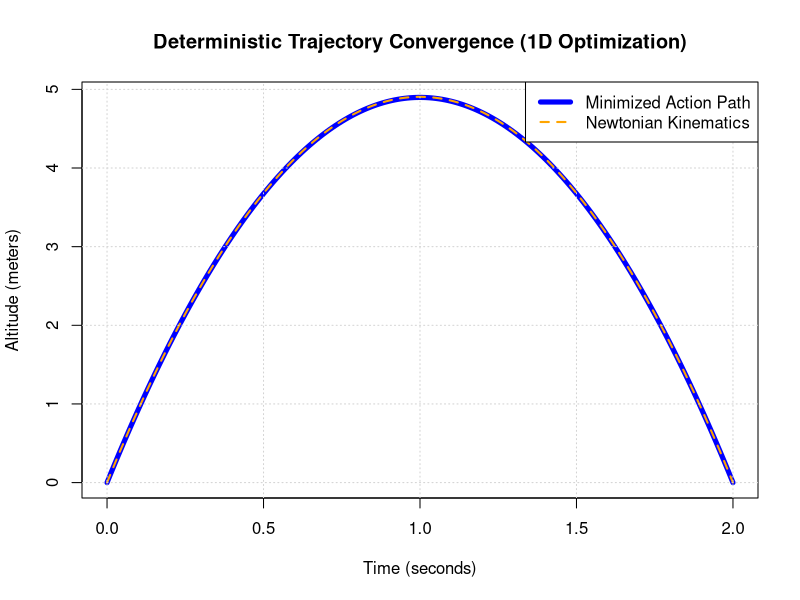
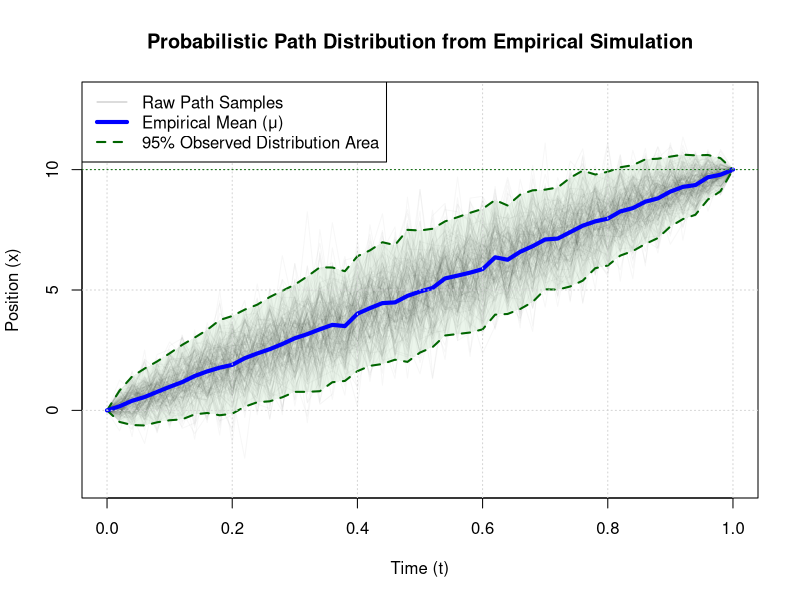

Here is the R script that generated these plots, in order:
## ---- chunk 1
set.seed(42)

# 1. Physics Parameters
m <- 1.0     # Missile mass (kg)
g <- 9.81    # Gravity (m/s^2)
t_max <- 2   # Total flight time (seconds)
vx <- 10     # Fixed horizontal velocity (travels 20m in 2 seconds)

# 2. Action Cost Function
calculate_action <- function(k) {
  dt <- 0.001
  t <- seq(0, t_max, by = dt)
  
  # Parametric path shape controlled by k
  y <- k * t * (t_max - t)
  vy <- k * (t_max - 2 * t)
  
  # Energies
  T_eng <- 0.5 * m * (vx^2 + vy^2)
  V_eng <- m * g * y
  L <- T_eng - V_eng
  
  return(sum(L * dt))
}

# 3. Optimize the single scalar 'k'
opt_res <- optimize(f = calculate_action, interval = c(-20, 20))
best_k  <- opt_res$minimum

# 4. Generate comparison curves
t_plot   <- seq(0, t_max, by = 0.01)
y_action <- best_k * t_plot * (t_max - t_plot)

# Exact analytical Newtonian path (F = ma)
v0y      <- 0.5 * g * t_max
y_newton <- (v0y * t_plot) - (0.5 * g * t_plot^2)

# 5. Plot Comparison
plot(t_plot, y_action, type = "l", col = "blue", lwd = 5,
     xlab = "Time (seconds)", ylab = "Altitude (meters)",
     main = "Deterministic Trajectory Convergence (1D Optimization)")
lines(t_plot, y_newton, col = "orange", lty = 2, lwd = 2)
grid()
legend("topright", legend = c("Minimized Action Path", "Newtonian Kinematics"),
       col = c("blue", "orange"), lty = c(1, 2), lwd = c(5, 2))
## ---- chunk 2
# 1. Grid and Simulation Parameters
t_grid    <- seq(0, 1, by = 0.02)
N_steps   <- length(t_grid)
N_samples <- 200
alpha_true <- 2.5  # Fixed scale for the normal noise bubble

# Initialize a data matrix: Rows = Time Steps, Columns = Individual Trajectories
empirical_data <- matrix(NA, nrow = N_steps, ncol = N_samples)

# 2. Generate the paths using a baseline straight line + normal noise bounded by a quadratic profile
for(j in 1:N_samples) {
  # Baseline expected trajectory: a straight line from 0 to 10
  mu_base <- 0 + (10 - 0) * t_grid
  
  # Quadratic noise envelope: guarantees variance is 0 at t=0 and t=1
  noise_envelope <- alpha_true * sqrt(t_grid * (1 - t_grid))
  
  # Add independent normal random noise at each time step
  random_noise <- rnorm(N_steps, mean = 0, sd = 1)
  
  empirical_data[, j] <- mu_base + (noise_envelope * random_noise)
}

# 3. Extract the Empirical Parameters directly from the Data Matrix rows
empirical_mean <- apply(empirical_data, 1, mean)
empirical_sd   <- apply(empirical_data, 1, sd)

# 4. Render the Full Distribution Plot
# First, plot the raw noisy trajectories as thin, semi-transparent background lines
plot(t_grid, empirical_data[, 1], type = "l", col = rgb(0,0,0,0.04), ylim = c(-3, 13),
     xlab = "Time (t)", ylab = "Position (x)",
     main = "Probabilistic Path Distribution from Empirical Simulation")

for(j in 2:N_samples) {
  lines(t_grid, empirical_data[, j], col = rgb(0,0,0,0.03))
}

# Overlay the extracted 95% empirical confidence intervals (Mean +/- 1.96 * SD)
lines(t_grid, empirical_mean + 1.96 * empirical_sd, col = "darkgreen", lty = 2, lwd = 2)
lines(t_grid, empirical_mean - 1.96 * empirical_sd, col = "darkgreen", lty = 2, lwd = 2)

# Shade the probability distribution bubble
polygon(c(t_grid, rev(t_grid)), 
        c(empirical_mean + 1.96 * empirical_sd, rev(empirical_mean - 1.96 * empirical_sd)),
        col = rgb(0, 0.5, 0, 0.08), border = NA)

# Overlay the expected mean path
lines(t_grid, empirical_mean, col = "blue", lwd = 4)

grid()
abline(h = 10, col = "darkgreen", lty = 3) # Target line indicator
legend("topleft", legend = c("Raw Path Samples", "Empirical Mean (μ)", "95% Observed Distribution Area"),
       col = c("gray", "blue", "darkgreen"), lty = c(1, 1, 2), lwd = c(1, 4, 2))
